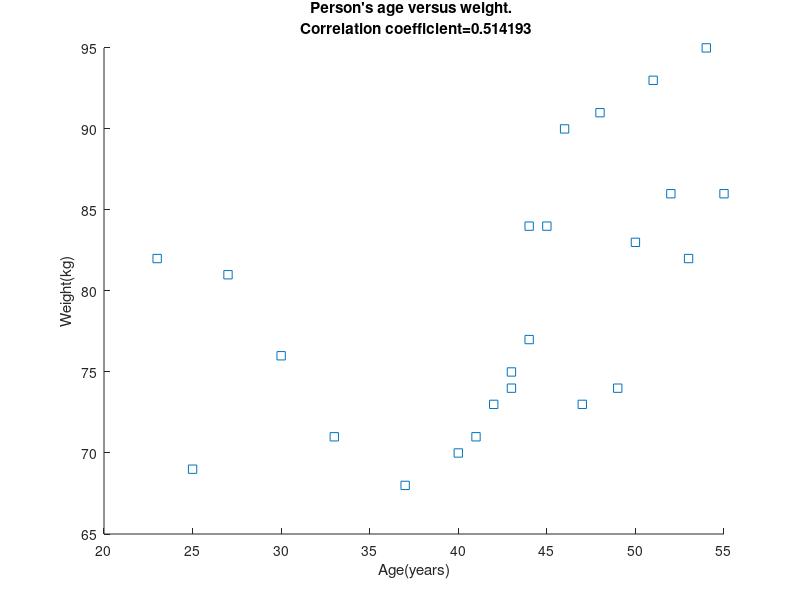

Write MATLAB code to recreate this figure. (Note: this script raises an error after producing the figure.)
dataFile = load('lab1-data-new(1)/lab1_1.mat');
dataVector = dataFile.lab1_1;
height = dataVector(:,1);
age = dataVector(:,2);
weight = dataVector(:,3);

cmHA = corrcoef(height, age);
cmHW = corrcoef(height, weight);
cmWA = corrcoef(weight, age);

HACorr = cmHA(2,1);
HWCorr = cmHW(2,1);
WACorr = cmWA(2,1);

disp(['Height and age correlation is: ', num2str(HACorr)]);
disp(['Height and weight correlation is: ', num2str(HWCorr)]);
disp(['Weight and age correlation is: ', num2str(WACorr)]);

figure(1);
hold on;
title(sprintf("Person's age versus weight. \n Correlation coefficient=%f", WACorr));
ylabel("Weight(kg)");
xlabel("Age(years)");
s1 = scatter(age, weight, 's');
s1.MarkerEdgeColor = 'g'

hold off;


figure(2);
hold on
title(sprintf("Person's weight versus height. \n Correlation coefficient=%f", HWCorr));
xlabel("Height(cm)");
ylabel("Weight(kg)");
s2 = scatter(height, weight);
s2.MarkerEdgeColor = 'r';
hold off;